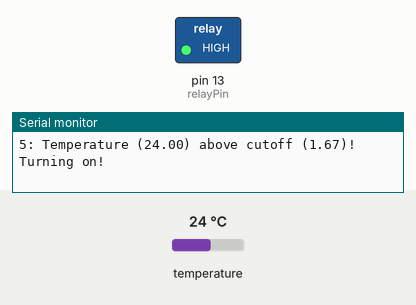
A sketch run on a simulated Arduino Uno, built with avr-gcc and run on an emulated ATmega328P. On the bench: switched loads named in the sketch (green lamp = pin HIGH), the last lines printed to the serial monitor. The test bench sets the inputs (shaded band); at power-on: temperature 24 °C.

Above: at 5.9 s.
6.0 s: temperature set to 1.8 °C
12.0 s: temperature set to 1.5 °C
At 16.1 s:
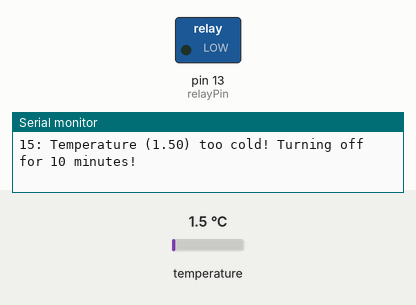
18.0 s: temperature set to 2.5 °C
26.6 s: temperature set to 3 °C
At 30.5 s:
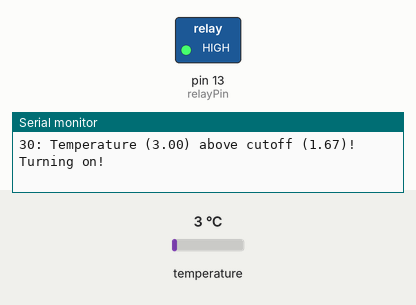
32.6 s: temperature set to 0 °C
At 35.8 s:
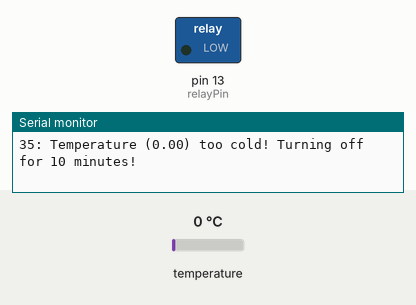
Timing chart, 0 to 37.3 s (numbered marks = the images above; inputs shaded):
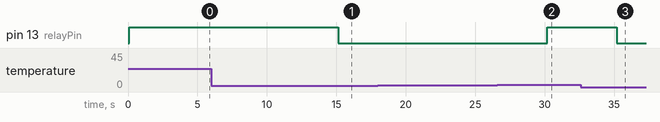

Measured:
- the behaviour switches between 1.7 and 1.6 °C on temperature (found by bisection; images 0 and 1)
- the behaviour switches between 2.7 and 2.8 °C on temperature (found by bisection; images 1 and 2)
- after the input at 12.0 s, pin 13 (relayPin): HIGH → LOW after 3.1 s
- after the input at 26.6 s, pin 13 (relayPin): LOW → HIGH after 3.6 s
- after the input at 32.6 s, pin 13 (relayPin): HIGH → LOW after 2.6 s

The sketch:

fridge_fix.ino
```cpp
#include <OneWire.h>

const int sensors = 1; //number of temperature sensors on the bus
int sensors_pin = 2; //the pin where the bus its connected to arduino
uint8_t sensors_address[sensors][8]; //here will store the sensors addresses for later use

int relayPin = 13;
double tooCold = 1.67; // 35 degrees F
double tooWarm = 2.77; // 37 degrees F
unsigned long time;
unsigned long resumeTime;

OneWire  sensor_bus(sensors_pin);

float get_temperature (uint8_t *address);

void setup(void) {
  Serial.begin(9600);
  int x,y,c=0;
  Serial.println("Starting to look for sensors...");
  for(x=0;x<sensors;x++){
    if(sensor_bus.search(sensors_address[x]))
      c++;
  }
  if(c > 0) {
    Serial.println("Found this sensors : ");
    for(x=0;x<sensors;x++) {
      Serial.print("\tSensor ");
      Serial.print(x+1);
      Serial.print(" at address : ");
      for(y=0;y<8;y++){
        Serial.print(sensors_address[x][y],HEX);
        Serial.print(" ");
      }
      Serial.println();
    }
  } else {
    Serial.println("Didn't find any sensors");
  }

  pinMode(relayPin, OUTPUT);
}

void loop(void) {
    for(int x=0;x<sensors;x++) {

      float nowTemp = get_temperature(sensors_address[x]);

//      Serial.print("Sensor ");
//      Serial.print(x+1);
//      Serial.print(" ");
//      Serial.print(nowTemp);
//      Serial.println(" C");

      time = millis(); // Get current time

      if (time > resumeTime || nowTemp > tooWarm) {
        Serial.print(time/1000);

        if (nowTemp < tooCold) {
          Serial.print(": Temperature (");
          Serial.print(nowTemp);
          Serial.println(") too cold! Turning off for 10 minutes!");

          resumeTime = time + 600000; // 10 minute wait

          digitalWrite(relayPin, LOW);
        } else {
          Serial.print(": Temperature (");
          Serial.print(nowTemp);
          Serial.print(") above cutoff (");
          Serial.print(tooCold);
          Serial.println(")! Turning on!");
          digitalWrite(relayPin, HIGH);
         resumeTime = time;
        }

      } else {
        Serial.print("FROZEN! Warming up: (time is now ");
        Serial.print(time/1000);
        Serial.print(" we will wait until ");
        Serial.print(resumeTime/1000);
        Serial.print(") ");
        Serial.print("temp is: ");
        Serial.println(nowTemp);
      }

    }
    delay(5000);
}

float get_temperature(uint8_t *address) {
  byte data[12];
  int x;
  sensor_bus.reset();
  sensor_bus.select(address);
  sensor_bus.write(0x44,1);

  sensor_bus.reset();
  sensor_bus.select(address);
  sensor_bus.write(0xBE,1);

  for(x=0;x<9;x++) {
    data[x] = sensor_bus.read();
  }

  int tr = data[0];
  if(data[1] > 0x80) {
   tr = !tr+1;
   tr = tr*-1;
  }
  int cpc = data[7];
  int cr = data[6];

  tr = tr>>1;

  float temperature = tr - (float)0.25+(cpc-cr)/(float)cpc;

  byte MSB = data[1];
  byte LSB = data[0];

  float tempRead = ((MSB << 8) | LSB); //using two's compliment
  float TemperatureSum = tempRead / 16;

  return TemperatureSum;
}
```
